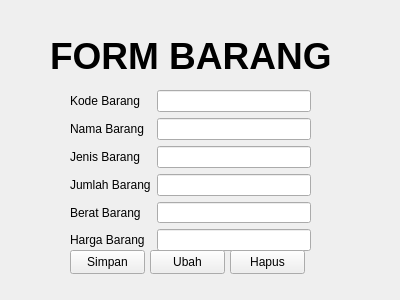
<?xml version="1.0" encoding="UTF-8"?>
<ui version="4.0">
 <class>Form</class>
 <widget class="QWidget" name="Form">
  <property name="geometry">
   <rect>
    <x>0</x>
    <y>0</y>
    <width>400</width>
    <height>300</height>
   </rect>
  </property>
  <property name="windowTitle">
   <string>Form</string>
  </property>
  <widget class="QWidget" name="formLayoutWidget">
   <property name="geometry">
    <rect>
     <x>70</x>
     <y>90</y>
     <width>241</width>
     <height>161</height>
    </rect>
   </property>
   <layout class="QFormLayout" name="formLayout">
    <item row="0" column="0">
     <widget class="QLabel" name="kodeBarangLabel">
      <property name="text">
       <string>Kode Barang</string>
      </property>
     </widget>
    </item>
    <item row="0" column="1">
     <widget class="QLineEdit" name="kodeBarangLineEdit"/>
    </item>
    <item row="1" column="0">
     <widget class="QLabel" name="namaBarangLabel">
      <property name="text">
       <string>Nama Barang</string>
      </property>
     </widget>
    </item>
    <item row="1" column="1">
     <widget class="QLineEdit" name="namaBarangLineEdit"/>
    </item>
    <item row="2" column="0">
     <widget class="QLabel" name="jenisBarangLabel">
      <property name="text">
       <string>Jenis Barang</string>
      </property>
     </widget>
    </item>
    <item row="2" column="1">
     <widget class="QLineEdit" name="jenisBarangLineEdit"/>
    </item>
    <item row="3" column="0">
     <widget class="QLabel" name="jumlahBarangLabel">
      <property name="text">
       <string>Jumlah Barang</string>
      </property>
     </widget>
    </item>
    <item row="3" column="1">
     <widget class="QLineEdit" name="jumlahBarangLineEdit"/>
    </item>
    <item row="4" column="0">
     <widget class="QLabel" name="beratBarangLabel">
      <property name="text">
       <string>Berat Barang</string>
      </property>
     </widget>
    </item>
    <item row="4" column="1">
     <widget class="QLineEdit" name="beratBarangLineEdit"/>
    </item>
    <item row="5" column="0">
     <widget class="QLabel" name="hargaBarangLabel">
      <property name="text">
       <string>Harga Barang</string>
      </property>
     </widget>
    </item>
    <item row="5" column="1">
     <widget class="QLineEdit" name="hargaBarangLineEdit"/>
    </item>
   </layout>
  </widget>
  <widget class="QPushButton" name="pushButton">
   <property name="geometry">
    <rect>
     <x>70</x>
     <y>250</y>
     <width>75</width>
     <height>24</height>
    </rect>
   </property>
   <property name="text">
    <string>Simpan</string>
   </property>
  </widget>
  <widget class="QPushButton" name="pushButton_2">
   <property name="geometry">
    <rect>
     <x>150</x>
     <y>250</y>
     <width>75</width>
     <height>24</height>
    </rect>
   </property>
   <property name="text">
    <string>Ubah</string>
   </property>
  </widget>
  <widget class="QPushButton" name="pushButton_3">
   <property name="geometry">
    <rect>
     <x>230</x>
     <y>250</y>
     <width>75</width>
     <height>24</height>
    </rect>
   </property>
   <property name="text">
    <string>Hapus</string>
   </property>
  </widget>
  <widget class="QLabel" name="label">
   <property name="geometry">
    <rect>
     <x>50</x>
     <y>30</y>
     <width>281</width>
     <height>51</height>
    </rect>
   </property>
   <property name="font">
    <font>
     <pointsize>28</pointsize>
     <bold>true</bold>
    </font>
   </property>
   <property name="text">
    <string>FORM BARANG</string>
   </property>
  </widget>
 </widget>
 <resources/>
 <connections/>
</ui>
